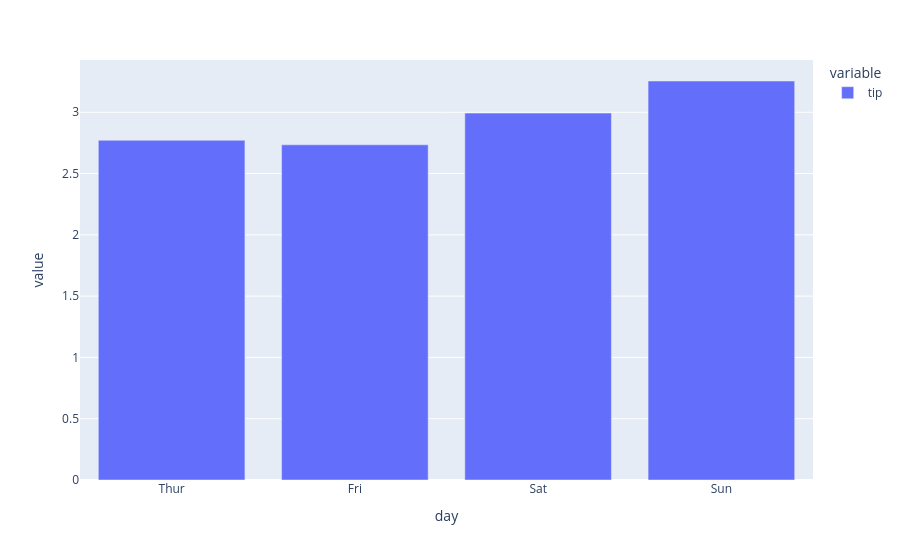

This figure's notebook cell:
### Code cell
px.bar(tips.groupby('day')['tip'].mean())

### Figure 1 — Plotly figure (JSON) as saved in the notebook; plotly's stock layout.template omitted (floating-point values rounded to 4 significant figures)
{"data": [{"hovertemplate": "variable=tip<br>day=%{x}<br>value=%{y}<extra></extra>", "legendgroup": "tip", "marker": {"color": "#636efa", "pattern": {"shape": ""}}, "name": "tip", "orientation": "v", "showlegend": true, "textposition": "auto", "type": "bar", "x": ["Thur", "Fri", "Sat", "Sun"], "xaxis": "x", "y": [2.771, 2.735, 2.993, 3.255], "yaxis": "y"}], "layout": {"barmode": "relative", "legend": {"title": {"text": "variable"}, "tracegroupgap": 0}, "margin": {"t": 60}, "xaxis": {"anchor": "y", "domain": [0, 1], "title": {"text": "day"}}, "yaxis": {"anchor": "x", "domain": [0, 1], "title": {"text": "value"}}}}
